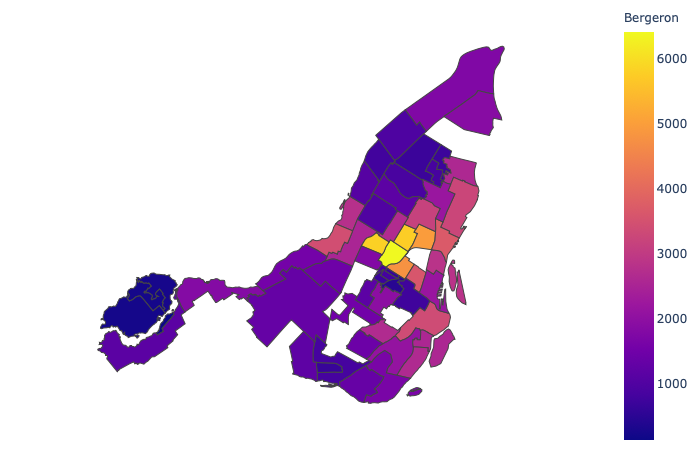

Recreate this plot in Python.
import plotly.express as px

df = px.data.election()
geojson = px.data.election_geojson()

fig = px.choropleth(
    df, 
    geojson=geojson, 
    color="Bergeron",
    locations="district", 
    featureidkey="properties.district",
    projection="mercator")

fig.update_geos(fitbounds="locations", visible=False)
fig.update_layout(margin={"r":0,"t":0,"l":0,"b":0})
fig.show()
